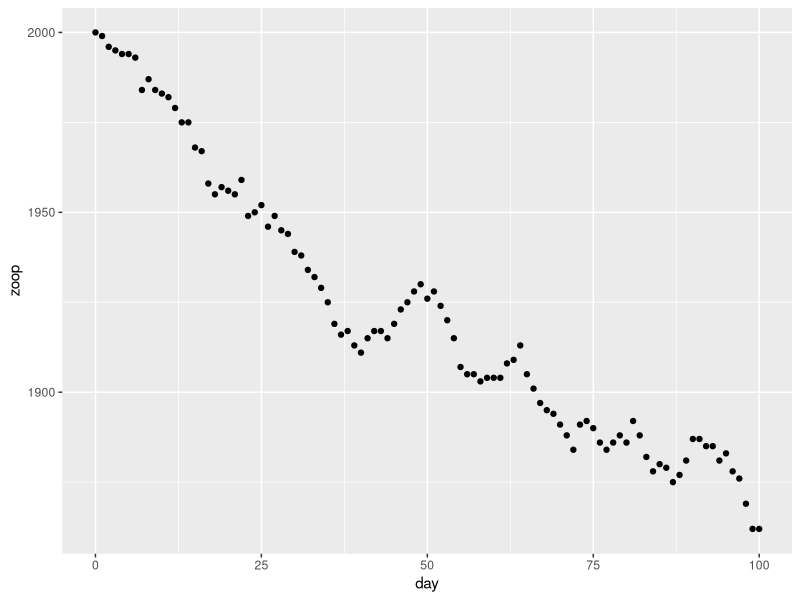
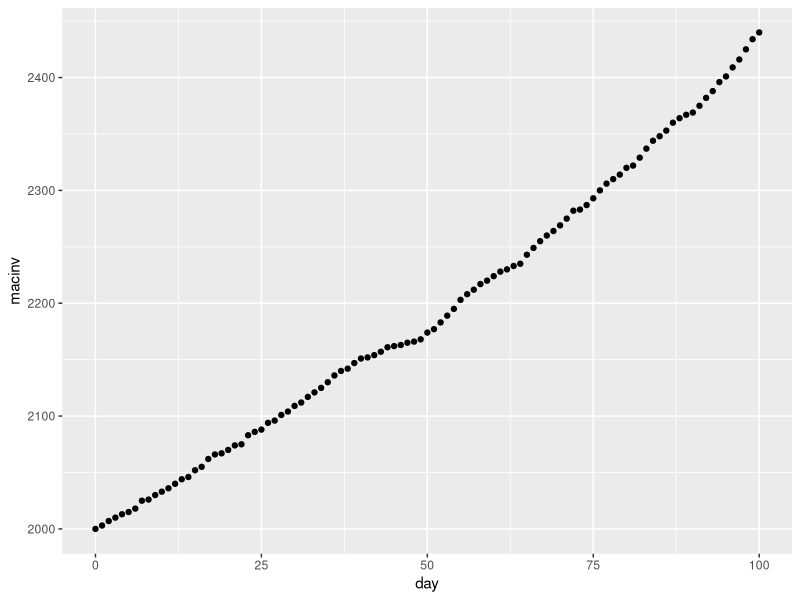

The R source for these figures, in order:
# ZOO 955 HW 6 Hart, Adler, Butts: Individual Based Modeling

require(dplyr); require(ggplot2)

zoop = 2000
macinv = 2000
yp = 1

df<- data.frame(matrix(ncol=6, nrow=101))
colnames(df)<- c('day', 'zoop','macinv', 'biomass', 'mac_eat', 'zoop_eat')

df$day = seq(0,100)
df$zoop[1] = zoop
df$macinv[1] = macinv
df$biomass = 0
df$mac_eat = 0
df$zoop_eat = 0

# outer for loop

current_pop = c(rep(colnames(df[2]), times = df[1,2]),
                rep(colnames(df[3]), times = df[1,3]))

for (i in 2: nrow(df)){
  bm = 0
  
  # inner for loop
  
  for (j in 1:50){
    
    food = sample(current_pop, size = 1)
    
    if (food == 'macinv'){
      df$mac_eat[i] = df$mac_eat[i] + 1
    } else {
      df$zoop_eat[i] = df$zoop_eat[i] + 1
    }
    
    current_pop = current_pop[-match(food, current_pop)]
    
    bm = bm + ifelse(food == 'macinv', 2, 1)
    
    if  (bm >= 50 ) break
    
  }
  
  # update current population to data frame
  
  df$biomass[i] = bm
  
  new_zoop = round(length(current_pop[current_pop == 'zoop'])*1.0075)
  new_macinv = round(length(current_pop[current_pop == 'macinv'])*1.01)
  
  current_pop = c(rep('zoop', times = new_zoop),
                  rep('macinv', times = new_macinv))
  
  df$zoop[i] = length(current_pop[current_pop == 'zoop'])
  df$macinv[i] = length(current_pop[current_pop == 'macinv'])
  
  
}

ggplot(df, aes(day, zoop))+
  geom_point()

ggplot(df, aes(day, macinv))+
  geom_point()
